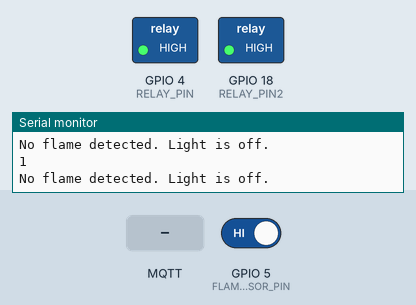
Bench run of a sketch on a simulated ESP32. Parts: switched loads named in the sketch (green lamp = pin HIGH), the last lines printed to the serial monitor. Dashed ring = blinking. Inputs (shaded band) come from the test bench; at power-on: GPIO 5 (FLAME_SENSOR_PIN) HIGH. WiFi joins after 1.5 s; servers stay silent unless stated; no MQTT or app messages arrive unless stated.

Above: at 2.7 s.
2.8 s: GPIO 5 (FLAME_SENSOR_PIN) driven LOW
At 4.4 s:
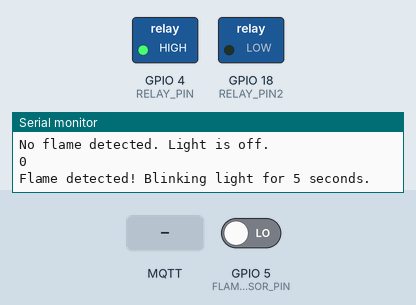
6.8 s: MQTT message "ON" arrives on the first subscribed topic
At 7.9 s:
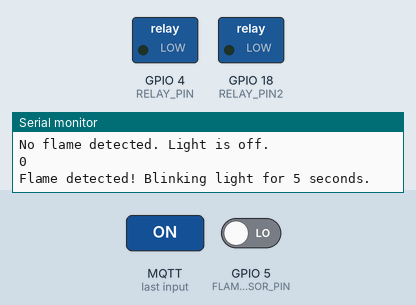
Timing chart, 0 to 16.8 s (numbered marks = the images above; inputs shaded):
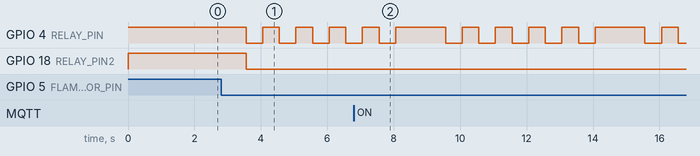

Measured:
- after the input at 2.8 s, GPIO 4 (RELAY_PIN): alternates HIGH for 0.50 s and LOW for 0.50 s, starting after 0.76 s; GPIO 18 (RELAY_PIN2): HIGH → LOW after 0.76 s

The sketch:

fire_alarm_MQTT.ino
```cpp
#include <WiFi.h>
#include <PubSubClient.h>
#include <ArduinoJson.h>

// Define pins
#define FLAME_SENSOR_PIN 5  // Pin for flame sensor
#define RELAY_PIN 4         // Pin for relay controlling the light
#define RELAY_PIN2 18       // Additional relay pin

// Wi-Fi credentials
const char* ssid = "NTH";         // Replace with your Wi-Fi SSID
const char* password = "hoanguyen";         // Replace with your Wi-Fi password

// MQTT broker details
const char* mqtt_server = "192.168.110.81";      // Example broker
const int mqtt_port = 1883;
const char* mqtt_pub_topic = "fire_alarm/status"; // Topic for publishing status
const char* mqtt_sub_topic = "fire_alarm/control"; // Topic for subscribing to commands
int pump_status = 0;  // Corrected data type for pump_status

WiFiClient espClient;
PubSubClient client(espClient);

// Callback function for incoming messages on the subscribed topic
void callback(char* topic, byte* message, unsigned int length) {
  Serial.print("Message arrived on topic: ");
  Serial.print(topic);
  Serial.print(". Message: ");
  String messageTemp;

  for (int i = 0; i < length; i++) {
    messageTemp += (char)message[i];
  }
  Serial.println(messageTemp);

  // Act on the message if it matches specific commands
  if (String(topic) == mqtt_sub_topic) {
    if (messageTemp == "ON") {
      Serial.println("Turning on pump.");
      pump_status = 1;
      digitalWrite(RELAY_PIN2, LOW);  // Turn on relay
    }
    else if (messageTemp == "OFF") {
      Serial.println("Turning off pump.");
      pump_status = 0;
      digitalWrite(RELAY_PIN2, HIGH); // Turn off relay
    }
    else {
      Serial.println("Invalid operation.");
    }
  }
}

void setup() {
  Serial.begin(115200);

  // Initialize pins
  pinMode(FLAME_SENSOR_PIN, INPUT);
  pinMode(RELAY_PIN, OUTPUT);
  pinMode(RELAY_PIN2, OUTPUT);

  // Turn off relay on startup
  digitalWrite(RELAY_PIN, HIGH);
  digitalWrite(RELAY_PIN2, HIGH);

  // Connect to Wi-Fi
  WiFi.begin(ssid, password);
  Serial.print("Connecting to WiFi");
  while (WiFi.status() != WL_CONNECTED) {
    delay(500);
    Serial.print(".");
  }
  Serial.println("\nConnected to WiFi");

  // Set up MQTT connection and callback
  client.setServer(mqtt_server, mqtt_port);
  client.setCallback(callback);
  connectToMQTT();
}

void loop() {
  // Reconnect to MQTT if disconnected
  if (!client.connected()) {
    connectToMQTT();
  }
  client.loop();

  int flameDetected = digitalRead(FLAME_SENSOR_PIN);
  Serial.println(flameDetected);
  if (flameDetected == LOW) {  // Flame detected
    Serial.println("Flame detected! Blinking light for 5 seconds.");
    digitalWrite(RELAY_PIN2, LOW);

    // Publish flame detection message to MQTT
    client.publish(mqtt_pub_topic, "Fire detected!");

    // Blink light for 5 seconds
    unsigned long startTime = millis();
    while (millis() - startTime < 5000) {
      digitalWrite(RELAY_PIN, LOW);
      delay(500);
      digitalWrite(RELAY_PIN, HIGH);
      delay(500);
    }
  } else {
    Serial.println("No flame detected. Light is off.");
    digitalWrite(RELAY_PIN, HIGH);
    digitalWrite(RELAY_PIN2, HIGH);

    // Publish no flame message to MQTT
    client.publish(mqtt_pub_topic, "No fire detected.");
  }

  delay(1000);  // Check again after 1 second
}

// Function to connect to MQTT broker
void connectToMQTT() {
  while (!client.connected()) {
    Serial.print("Connecting to MQTT...");
    if (client.connect("ESP32Client")) {  // Set a unique client ID
      Serial.println("connected");

      // Subscribe to the control topic
      client.subscribe(mqtt_sub_topic);
      Serial.print("Subscribed to topic: ");
      Serial.println(mqtt_sub_topic);
    } else {
      Serial.print("failed, rc=");
      Serial.print(client.state());
      Serial.println(" try again in 5 seconds");
      delay(1000);
    }
  }
}
```
